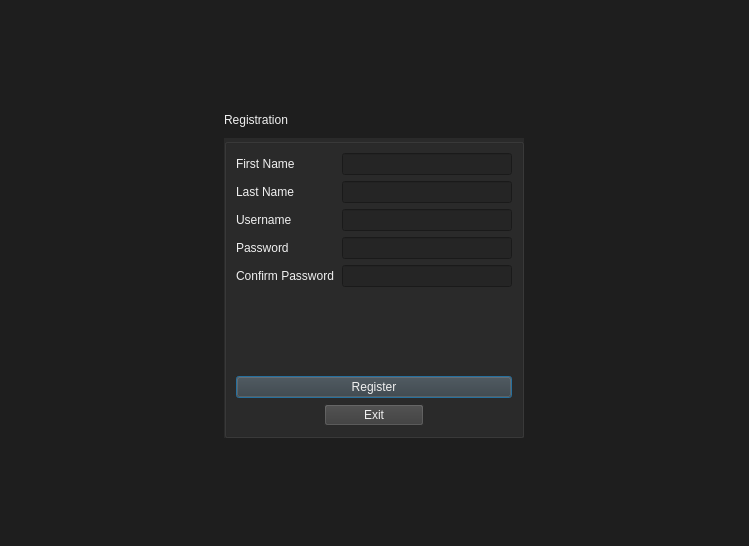
<?xml version="1.0" encoding="UTF-8"?>
<ui version="4.0">
 <class>RegisterScreen</class>
 <widget class="QDialog" name="RegisterScreen">
  <property name="geometry">
   <rect>
    <x>0</x>
    <y>0</y>
    <width>749</width>
    <height>546</height>
   </rect>
  </property>
  <property name="windowTitle">
   <string>Dialog</string>
  </property>
  <property name="styleSheet">
   <string notr="true">background-color: rgb(30, 30, 30);</string>
  </property>
  <layout class="QGridLayout" name="gridLayout">
   <item row="0" column="1">
    <spacer name="verticalSpacer">
     <property name="orientation">
      <enum>Qt::Orientation::Vertical</enum>
     </property>
     <property name="sizeType">
      <enum>QSizePolicy::Policy::Preferred</enum>
     </property>
     <property name="sizeHint" stdset="0">
      <size>
       <width>20</width>
       <height>40</height>
      </size>
     </property>
    </spacer>
   </item>
   <item row="1" column="0">
    <spacer name="horizontalSpacer">
     <property name="orientation">
      <enum>Qt::Orientation::Horizontal</enum>
     </property>
     <property name="sizeType">
      <enum>QSizePolicy::Policy::Preferred</enum>
     </property>
     <property name="sizeHint" stdset="0">
      <size>
       <width>40</width>
       <height>20</height>
      </size>
     </property>
    </spacer>
   </item>
   <item row="1" column="1">
    <layout class="QVBoxLayout" name="verticalLayout_2">
     <item>
      <widget class="QLabel" name="label_2">
       <property name="minimumSize">
        <size>
         <width>300</width>
         <height>25</height>
        </size>
       </property>
       <property name="maximumSize">
        <size>
         <width>300</width>
         <height>25</height>
        </size>
       </property>
       <property name="styleSheet">
        <string notr="true">color: #f0f0f0</string>
       </property>
       <property name="text">
        <string>Registration</string>
       </property>
      </widget>
     </item>
     <item>
      <widget class="QGroupBox" name="groupBox">
       <property name="minimumSize">
        <size>
         <width>300</width>
         <height>300</height>
        </size>
       </property>
       <property name="maximumSize">
        <size>
         <width>300</width>
         <height>300</height>
        </size>
       </property>
       <property name="styleSheet">
        <string notr="true">background-color: rgb(42, 42, 42);</string>
       </property>
       <property name="title">
        <string/>
       </property>
       <layout class="QVBoxLayout" name="verticalLayout">
        <item>
         <layout class="QHBoxLayout" name="horizontalLayout">
          <item>
           <widget class="QLabel" name="labelFirst">
            <property name="minimumSize">
             <size>
              <width>100</width>
              <height>0</height>
             </size>
            </property>
            <property name="maximumSize">
             <size>
              <width>100</width>
              <height>16777215</height>
             </size>
            </property>
            <property name="styleSheet">
             <string notr="true">color: #f0f0f0</string>
            </property>
            <property name="text">
             <string>First Name</string>
            </property>
           </widget>
          </item>
          <item>
           <widget class="QLineEdit" name="lineFirst">
            <property name="styleSheet">
             <string notr="true">color: #f0f0f0;
background-color: #252525;
</string>
            </property>
           </widget>
          </item>
         </layout>
        </item>
        <item>
         <layout class="QHBoxLayout" name="horizontalLayout_2">
          <item>
           <widget class="QLabel" name="labelLast">
            <property name="minimumSize">
             <size>
              <width>100</width>
              <height>0</height>
             </size>
            </property>
            <property name="maximumSize">
             <size>
              <width>100</width>
              <height>16777215</height>
             </size>
            </property>
            <property name="styleSheet">
             <string notr="true">color: #f0f0f0</string>
            </property>
            <property name="text">
             <string>Last Name</string>
            </property>
           </widget>
          </item>
          <item>
           <widget class="QLineEdit" name="lineLast">
            <property name="styleSheet">
             <string notr="true">color: #f0f0f0;
background-color: #252525;
</string>
            </property>
           </widget>
          </item>
         </layout>
        </item>
        <item>
         <layout class="QHBoxLayout" name="horizontalLayout_3">
          <item>
           <widget class="QLabel" name="labelUsername">
            <property name="minimumSize">
             <size>
              <width>100</width>
              <height>0</height>
             </size>
            </property>
            <property name="maximumSize">
             <size>
              <width>100</width>
              <height>16777215</height>
             </size>
            </property>
            <property name="styleSheet">
             <string notr="true">color: #f0f0f0</string>
            </property>
            <property name="text">
             <string>Username</string>
            </property>
           </widget>
          </item>
          <item>
           <widget class="QLineEdit" name="lineUsername">
            <property name="styleSheet">
             <string notr="true">color: #f0f0f0;
background-color: #252525;
</string>
            </property>
           </widget>
          </item>
         </layout>
        </item>
        <item>
         <layout class="QHBoxLayout" name="horizontalLayout_4">
          <item>
           <widget class="QLabel" name="labelPassword">
            <property name="minimumSize">
             <size>
              <width>100</width>
              <height>0</height>
             </size>
            </property>
            <property name="maximumSize">
             <size>
              <width>100</width>
              <height>16777215</height>
             </size>
            </property>
            <property name="styleSheet">
             <string notr="true">color: #f0f0f0</string>
            </property>
            <property name="text">
             <string>Password</string>
            </property>
           </widget>
          </item>
          <item>
           <widget class="QLineEdit" name="linePassword">
            <property name="styleSheet">
             <string notr="true">color: #f0f0f0;
background-color: #252525;
</string>
            </property>
           </widget>
          </item>
         </layout>
        </item>
        <item>
         <layout class="QHBoxLayout" name="horizontalLayout_5">
          <item>
           <widget class="QLabel" name="labelConfirm">
            <property name="minimumSize">
             <size>
              <width>100</width>
              <height>0</height>
             </size>
            </property>
            <property name="maximumSize">
             <size>
              <width>100</width>
              <height>16777215</height>
             </size>
            </property>
            <property name="styleSheet">
             <string notr="true">color: #f0f0f0</string>
            </property>
            <property name="text">
             <string>Confirm Password</string>
            </property>
           </widget>
          </item>
          <item>
           <widget class="QLineEdit" name="lineConfirm">
            <property name="styleSheet">
             <string notr="true">color: #f0f0f0;
background-color: #252525;
</string>
            </property>
           </widget>
          </item>
         </layout>
        </item>
        <item>
         <widget class="QLabel" name="label">
          <property name="text">
           <string/>
          </property>
          <property name="alignment">
           <set>Qt::AlignmentFlag::AlignCenter</set>
          </property>
         </widget>
        </item>
        <item>
         <widget class="QPushButton" name="buttonRegister">
          <property name="styleSheet">
           <string notr="true">QPushButton {
	color: #f0f0f0;
	background-color: #3a3a3a;
}
QPushButton:hover {
	background-color: 4a4a4a;
}</string>
          </property>
          <property name="text">
           <string>Register</string>
          </property>
         </widget>
        </item>
        <item alignment="Qt::AlignmentFlag::AlignHCenter">
         <widget class="QPushButton" name="buttonExit">
          <property name="minimumSize">
           <size>
            <width>100</width>
            <height>0</height>
           </size>
          </property>
          <property name="maximumSize">
           <size>
            <width>100</width>
            <height>16777215</height>
           </size>
          </property>
          <property name="styleSheet">
           <string notr="true">QPushButton {
	color: #f0f0f0;
	background-color: #3a3a3a;
}
QPushButton:hover {
	background-color: 4a4a4a;
}</string>
          </property>
          <property name="text">
           <string>Exit</string>
          </property>
         </widget>
        </item>
       </layout>
      </widget>
     </item>
    </layout>
   </item>
   <item row="1" column="2">
    <spacer name="horizontalSpacer_2">
     <property name="orientation">
      <enum>Qt::Orientation::Horizontal</enum>
     </property>
     <property name="sizeType">
      <enum>QSizePolicy::Policy::Preferred</enum>
     </property>
     <property name="sizeHint" stdset="0">
      <size>
       <width>40</width>
       <height>20</height>
      </size>
     </property>
    </spacer>
   </item>
   <item row="2" column="1">
    <spacer name="verticalSpacer_2">
     <property name="orientation">
      <enum>Qt::Orientation::Vertical</enum>
     </property>
     <property name="sizeType">
      <enum>QSizePolicy::Policy::Preferred</enum>
     </property>
     <property name="sizeHint" stdset="0">
      <size>
       <width>20</width>
       <height>40</height>
      </size>
     </property>
    </spacer>
   </item>
  </layout>
 </widget>
 <resources/>
 <connections/>
</ui>
